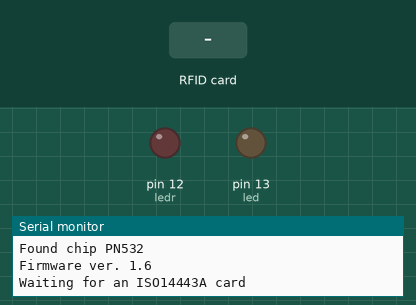
This sketch was run on a simulated Arduino Uno, built with avr-gcc and run on an emulated ATmega328P. Shown: output pins drawn as LEDs (lit = HIGH), the last lines printed to the serial monitor. Inputs (shaded band) come from the test bench.

Above: at 1.2 s.
1.3 s: RFID card 5E 7A 19 C4 held to the reader
At 2.1 s:
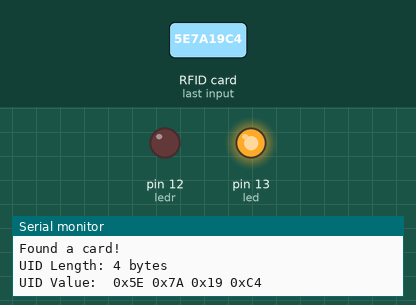
Timing chart, 0 to 4.3 s (numbered marks = the images above; inputs shaded):
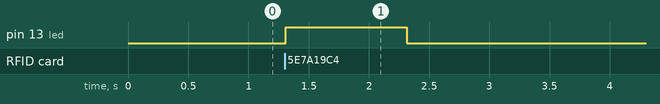

Measured:
- after the input at 1.3 s, pin 13 (led): LOW → HIGH at once, → LOW 1.0 s later

The sketch:

rfid_onderzoek.ino
```cpp
/*
 * Pins in use by RFID shield:
 *  Digital: pin 2, perhaps pin 3 for reset
 *  Analog: A4, A5
 *
 */

#include <Wire.h>
#include <SPI.h>
#include <Adafruit_PN532.h>

// If using the breakout with SPI, define the pins for SPI communication.
//#define PN532_SCK  (2)
//#define PN532_MOSI (3)
//#define PN532_SS   (4)
//#define PN532_MISO (5)

// If using the breakout or shield with I2C, define just the pins connected
// to the IRQ and reset lines.  Use the values below (2, 3) for the shield!
#define PN532_IRQ   (2)
#define PN532_RESET (3)  // Not connected by default on the NFC Shield

// Define adafruit RFID shield
Adafruit_PN532 nfc(PN532_IRQ, PN532_RESET);

// Extra pins
int led = 13;
int ledr = 12;

// Setup once
void setup(void) {
  // Set (extra) pins
  pinMode(led, OUTPUT);
  pinMode(ledr, OUTPUT);

  digitalWrite(led, LOW);
  digitalWrite(ledr, LOW);

  // Start serial
  Serial.begin(9600);

  // Start scanning RFID
  nfc.begin();

  // Check and show version data
  uint32_t versiondata = nfc.getFirmwareVersion();
  if (! versiondata) {
    Serial.print("Didn't find PN53x board");
    while (1); // halt
  }

  // Got ok data, print it out!
  Serial.print("Found chip PN5"); Serial.println((versiondata>>24) & 0xFF, HEX);
  Serial.print("Firmware ver. "); Serial.print((versiondata>>16) & 0xFF, DEC);
  Serial.print('.'); Serial.println((versiondata>>8) & 0xFF, DEC);

  // Set the max number of retry attempts to read from a card
  // This prevents us from waiting forever for a card, which is
  // the default behaviour of the PN532.
  nfc.setPassiveActivationRetries(0xFF);

  // configure board to read RFID tags
  nfc.SAMConfig();

  Serial.println("Waiting for an ISO14443A card");
}

// Keep looping
void loop(void) {
  // Setup variables
  boolean success;
  uint8_t uid[] = { 0, 0, 0, 0, 0, 0, 0 };  // Buffer to store the returned UID
  uint8_t uidLength;        // Length of the UID (4 or 7 bytes depending on ISO14443A card type)

  // Wait for an ISO14443A type cards (Mifare, etc.).  When one is found
  // 'uid' will be populated with the UID, and uidLength will indicate
  // if the uid is 4 bytes (Mifare Classic) or 7 bytes (Mifare Ultralight)
  success = nfc.readPassiveTargetID(PN532_MIFARE_ISO14443A, &uid[0], &uidLength);

  // When all goes right
  if (success) {
    // Turn led on
    digitalWrite(led, HIGH);
    Serial.println("Found a card!");
    Serial.print("UID Length: ");Serial.print(uidLength, DEC);Serial.println(" bytes");
    Serial.print("UID Value: ");
    for (uint8_t i=0; i < uidLength; i++)
    {
      Serial.print(" 0x");Serial.print(uid[i], HEX);
    }
    Serial.println("");
    // Wait 1 second before continuing
    delay(1000);
    digitalWrite(led, LOW);
  }
  else
  {
    // PN532 probably timed out waiting for a card
    Serial.println("Timed out waiting for a card");

    digitalWrite(ledr, HIGH);
  }
}
```
